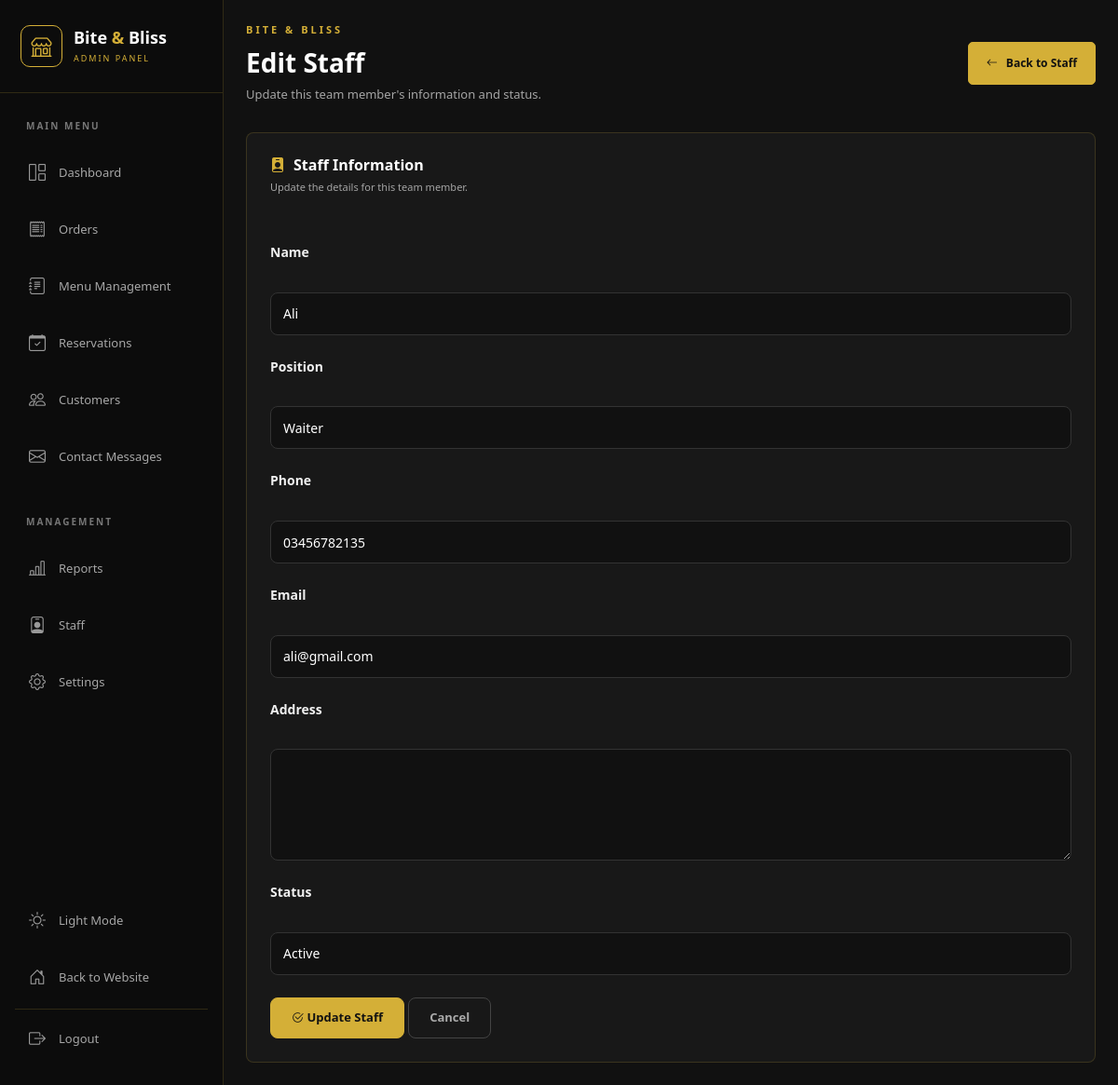
/admin/staff_edit.php?id=2 (signed in), run on the app's committed database.
### tables this page shows
CREATE TABLE `staff` (
  `id` int(10) UNSIGNED NOT NULL,
  `name` varchar(100) NOT NULL,
  `position` varchar(100) NOT NULL,
  `phone` varchar(30) NOT NULL,
  `email` varchar(150) DEFAULT NULL,
  `address` varchar(255) DEFAULT NULL,
  `status` enum('Active','On Leave','Inactive') NOT NULL DEFAULT 'Active',
  `created_at` timestamp NOT NULL DEFAULT current_timestamp(),
  `updated_at` timestamp NOT NULL DEFAULT current_timestamp() ON UPDATE current_timestamp()
);

### admin/staff_edit.php (the view, shortened to what this page needs)
<?php
$host = "localhost";
$dbName = "restaurant_db";
$dbUser = "root";
$dbPass = "";
try {
    $pdo = new PDO(
        "mysql:host=$host;dbname=$dbName;charset=utf8mb4",
        $dbUser,
        $dbPass,
        [
            PDO::ATTR_ERRMODE => PDO::ERRMODE_EXCEPTION,
            PDO::ATTR_DEFAULT_FETCH_MODE => PDO::FETCH_ASSOC
        ]
    );
} catch (PDOException $e) {
    die("Database connection failed: " . $e->getMessage());
}
$id = filter_input(INPUT_GET, 'id', FILTER_VALIDATE_INT);
try {
    $stmt = $pdo->prepare("
        SELECT id, name, position, phone, email, address, status
        FROM staff
        WHERE id = :id
        LIMIT 1
    ");
    $stmt->execute([
        ":id" => $id
    ]);
    $staff = $stmt->fetch();
} catch (PDOException $e) {
    die("Unable to fetch staff member: " . $e->getMessage());
}
$name = $staff['name'];
$position = $staff['position'];
$phone = $staff['phone'];
$email = $staff['email'] ?? "";
$address = $staff['address'] ?? "";
$status = $staff['status'];
$staffPositions = ["Manager", "Chef", "Waiter", "Cashier", "Delivery Rider"];
?>
<!DOCTYPE html>
<html lang="en">
<head>
    <link href="https://cdn.jsdelivr.net/npm/bootstrap@5.3.3/dist/css/bootstrap.min.css" rel="stylesheet">
    <link href="https://cdn.jsdelivr.net/npm/bootstrap-icons@1.11.3/font/bootstrap-icons.css" rel="stylesheet">
    <link rel="stylesheet" href="css/admin.css">
    <link rel="stylesheet" href="css/staff.css">
</head>
<body class="staff-form-page">
<div class="admin-layout">
    <?php require_once "includes/sidebar.php"; ?>
    <main class="main-content">
    <div class="container-fluid p-4">
    <div class="page-heading users-page-heading">
        <div>
            <p class="gold-label">BITE &amp; BLISS</p>
            <h1>Edit Staff</h1>
            <p>Update this team member's information and status.</p>
        </div>
        <a href="staff.php" class="gold-btn"><i class="bi bi-arrow-left"></i> Back to Staff</a>
    </div>
    <div class="dashboard-card user-form-card staff-form-card">
    <div class="card-header-custom">
        <div>
            <h5><i class="bi bi-person-badge-fill"></i> Staff Information</h5>
            <p>Update the details for this team member.</p>
        </div>
    </div>
    <form method="POST" action="">
        <div>
            <label for="name" class="form-label">
                Name
            </label>
            <br>
            <input class="form-control"
                type="text"
                id="name"
                name="name"
                value="<?php echo htmlspecialchars($name); ?>"
                required
            >
        </div>
        <br>
        <div>
            <label for="position" class="form-label">
                Position
            </label>
            <br>
            <select id="position" name="position" class="form-select" required>
                <?php foreach ($staffPositions as $staffPosition): ?>
                    <option value="<?php echo htmlspecialchars($staffPosition); ?>" <?php echo ($position === $staffPosition) ? "selected" : ""; ?>>
                        <?php echo htmlspecialchars($staffPosition); ?>
                    </option>
                <?php endforeach; ?>
            </select>
        </div>
        <br>
        <div>
            <label for="phone" class="form-label">
                Phone
            </label>
            <br>
            <input class="form-control"
                type="text"
                id="phone"
                name="phone"
                value="<?php echo htmlspecialchars($phone); ?>"
                required
            >
        </div>
        <br>
        <div>
            <label for="email" class="form-label">
                Email
            </label>
            <br>
            <input class="form-control"
                type="email"
                id="email"
                name="email"
                value="<?php echo htmlspecialchars($email); ?>"
            >
        </div>
        <br>
        <div>
            <label for="address" class="form-label">
                Address
            </label>
            <br>
            <textarea class="form-control"
                id="address"
                name="address"
                rows="4"
                cols="40"
            ><?php echo htmlspecialchars($address); ?></textarea>
        </div>
        <br>
        <div>
            <label for="status" class="form-label">
                Status
            </label>
            <br>
            <select id="status" name="status" class="form-select">
                <option
                    value="Active"
                    <?php echo ($status === "Active") ? "selected" : ""; ?>
                >
                    Active
                </option>
            </select>
        </div>
        <br>
        <button type="submit" class="btn-submit">
            <i class="bi bi-check2-circle"></i>
            Update Staff
        </button>
        <a href="staff.php" class="btn-cancel">
            Cancel
        </a>
    </form>
    </div>
    </div>
    </main>
</div>
</body>
</html>

### admin/css/admin.css (style rules this page uses)
:root { --gold: #d4af37; --gold-light: #e8c75a; --gold-dark: #b8941f; --black: #111111; --sidebar: #0c0c0c; --body: #111111; --card: #181818; --white: #ffffff; --muted: #a5a5a5; --border: rgba(212, 175, 55, 0.18); --green: #43b581; --red: #d9534f; }
html { scrollbar-width: thin; scrollbar-color: var(--gold) #111111; }
* { margin: 0; padding: 0; box-sizing: border-box; }
body { background: var(--body); color: var(--white); font-family: "Segoe UI", Arial, sans-serif; overflow-x: hidden; }
a { text-decoration: none; color: inherit; }
button, input, select, textarea { font-family: inherit; }
button { cursor: pointer; }
.admin-layout { display: flex; min-height: 100vh; }
.main-content { width: calc(100% - 270px); margin-left: 270px; min-width: 0; }
.page-heading { display: flex; align-items: center; justify-content: space-between; gap: 20px; margin-bottom: 30px; }
.gold-label { color: var(--gold); letter-spacing: 3px; font-size: 11px; font-weight: 700; margin-bottom: 10px; }
.page-heading h1 { font-size: 28px; font-weight: 700; margin-bottom: 8px; }
.page-heading>div>p:last-child { color: var(--muted); font-size: 13px; margin: 0; }
.gold-btn { background: var(--gold); color: #111111; border: 1px solid var(--gold); padding: 13px 19px; border-radius: 5px; font-size: 12px; font-weight: 700; display: flex; align-items: center; gap: 9px; transition: 0.2s ease; }
.dashboard-card { height: 100%; padding: 25px; background: var(--card); border: 1px solid var(--border); border-radius: 8px; }
.card-header-custom { display: flex; align-items: center; justify-content: space-between; gap: 15px; margin-bottom: 25px; }
.card-header-custom h5 { font-size: 16px; font-weight: 700; margin-bottom: 6px; }
.card-header-custom p { color: var(--muted); font-size: 11px; margin: 0; }
@media (max-width: 1200px) { .main-content { margin-left: 240px; width: calc(100% - 240px); } }
.users-page-heading { margin-bottom: 30px; }
.users-page-heading h1 { margin-bottom: 8px; }
.users-page-heading>div>p:last-child { margin-bottom: 0; }
.user-form-card { max-width: 1000px; overflow: hidden; background: var(--card); }
.user-form-card .card-header-custom { padding-bottom: 22px; }
.user-form-card form { padding: 5px 0 0; }
.user-form-card label.form-label { display: block; color: #f0f0f0 !important; background: transparent !important; opacity: 1 !important; font-size: 14px !important; font-weight: 600 !important; margin-bottom: 9px !important; line-height: 1.4; }
.user-form-card .form-control, .user-form-card .form-select { min-height: 46px; background: #111111 !important; color: #ffffff !important; border: 1px solid #333333; border-radius: 8px; padding: 10px 13px; font-size: 14px; box-shadow: none; transition: all 0.2s ease; }
.user-form-card .form-control::placeholder { color: #666666; }
.user-form-card .form-select option { background: #181818; color: #ffffff; }
.user-form-card .btn-submit { min-height: 44px; padding: 10px 22px; border: 1px solid var(--gold); border-radius: 8px; background: var(--gold); color: #111111; font-size: 13px; font-weight: 700; transition: all 0.2s ease; }
.user-form-card .btn-cancel { min-height: 44px; padding: 10px 22px; border: 1px solid #444444; border-radius: 8px; background: transparent; color: #aaaaaa; font-size: 13px; font-weight: 600; text-decoration: none; display: inline-flex; align-items: center; justify-content: center; transition: all 0.2s ease; }

### admin/css/staff.css (style rules this page uses)
.staff-card .card-header-custom h3, .staff-form-card .card-header-custom h5 { display: flex; align-items: center; gap: 9px; }
.staff-card .card-header-custom h3 i, .staff-form-card .card-header-custom h5 i { color: var(--gold); }
.staff-form-card .form-select { cursor: pointer; }
.staff-form-card { max-width: 1050px; }
.staff-form-card textarea.form-control { min-height: 120px; resize: vertical; }

### data on the page
staff: name "Ali", position "Waiter", phone "03456782135", email "ali@gmail.com", status "Active"
